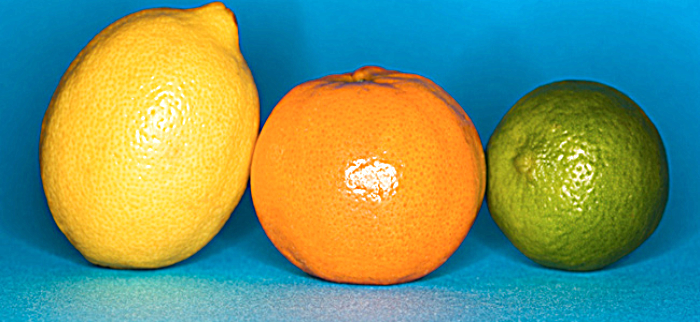
#> input picture Fruit_Segmentation/input/1 (2).png, 700 x 322 px
$ python TRy2_Copy.py
#> lines starting #> are read from the running program, lines starting #| are printed output that depends on the picture; after the words box and inside, x2 and y2 are one past the last pixel; in counts of white or black regions, pixels touching at a corner belong together
### Fruit_Segmentation/tt.py
import numpy as np
#import cv2
#from matplotlib import pyplot as plt
import cv2
from numpy import int8, uint8
#from pylab import array, plot, show, axis, arange, figure, uint8

def cow(im):
    # Edge preserving filter with two different flags.
    imout9 = cv2.edgePreservingFilter(im, flags=cv2.RECURS_FILTER);
    cv2.imwrite("Cow/edge-preserving-recursive-filter.jpg", imout9);

    imout8 = cv2.edgePreservingFilter(im, flags=cv2.NORMCONV_FILTER);
    cv2.imwrite("Cow/edge-preserving-normalized-convolution-filter.jpg", imout8);

    # Detail enhance filter
    imout7 = cv2.detailEnhance(im);
    cv2.imwrite("Cow/detail-enhance.jpg", imout7);

    # Pencil sketch filter
    imout_gray, imout = cv2.pencilSketch(im, sigma_s=60, sigma_r=0.07, shade_factor=0.05);
    cv2.imwrite("Cow/pencil-sketch.jpg", imout_gray);
    cv2.imwrite("Cow/pencil-sketch-color.jpg", imout);

    # Stylization filter
    cv2.stylization(im, imout);
    cv2.imwrite("Cow/stylization.jpg", imout);

    imout1 = cv2.edgePreservingFilter(im, flags=2, sigma_s=60, sigma_r=0.4)
    cv2.imwrite("Cow/edge-preserving-recursive-filter12.jpg", imout1);

    imout2 = cv2.detailEnhance(im, sigma_s=10, sigma_r=0.15)
    cv2.imwrite("Cow/detail-enhance12.jpg", imout2);

    dst_gray, dst_color = cv2.pencilSketch(im, sigma_s=60, sigma_r=0.07, shade_factor=0.05)
    cv2.imwrite("Cow/pencil-sketch12.jpg", dst_gray);
    cv2.imwrite("Cow/pencil-sketch-color12.jpg", dst_color);

    dst = cv2.stylization(im, sigma_s=60, sigma_r=0.07) # good
    #dst = cv2.stylization(im, sigma_s=60, sigma_r=0.07)
    cv2.imwrite("Cow/stylization12.jpg", dst);

    result= dst #good for overlapped/fruits
    #result = imout7 #good for Birds
    #result = imout2
    return result

# [80 lines left out: functions threshold, adjust_gamma, gammaCorrection, thinn, median, bright, not called in this run]

### Fruit_Segmentation/TRy2_Copy.py
import cv2
import numpy as np
import tt
import glob
import os

Mimg = cv2.imread('input/1 (2).png')
#> Mimg is the input picture: shape (322, 700, 3); mean B, G, R 111.4, 149.5, 117.1
# [9 lines of commented-out code are left out]

files = glob.glob('Test1/*')
for f in files:
    os.remove(f)

global Main

rows, cols,dim = Mimg.shape
#> rows = 322; cols = 700; dim = 3
if rows > 700 or cols > 500:
    Mimg = cv2.resize(Mimg, (700, 500))
#> Mimg: shape (500, 700, 3)
Main=Mimg
Mimg=tt.cow(Mimg)
#> in cow, `dst = cv2.stylization(im, sigma_s=60, sigma_r=0.07)`:
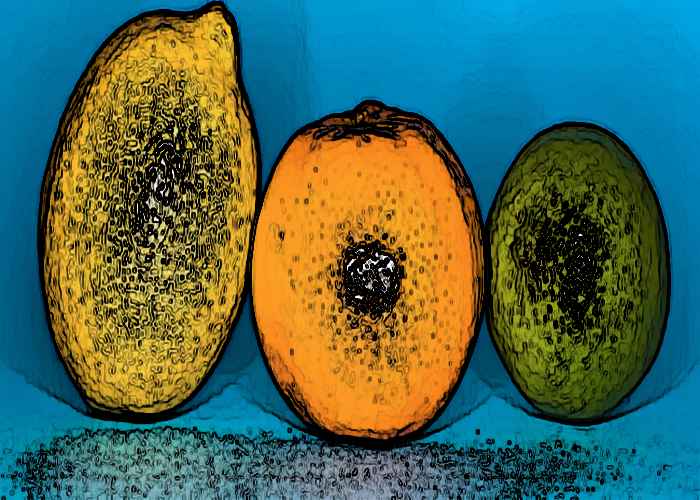
#> dst: shape (500, 700, 3); mean B, G, R 85.7, 104.7, 73.2

#gaussian_1 = cv2.GaussianBlur(Mimg, (3, 3), 10.0)
#Mimg = cv2.addWeighted(Mimg, 1.5, gaussian_1, -0.5, 0, Mimg)

gray1 = cv2.cvtColor(Mimg, cv2.COLOR_BGR2GRAY)
cv2.imshow('Gray Image', gray1)
cv2.imwrite('directory/Gray Image.jpg', gray1)

#gray_blur = cv2.medianBlur(gray1, 1)
gray_blur = cv2.GaussianBlur(gray1, (15, 15), 0)
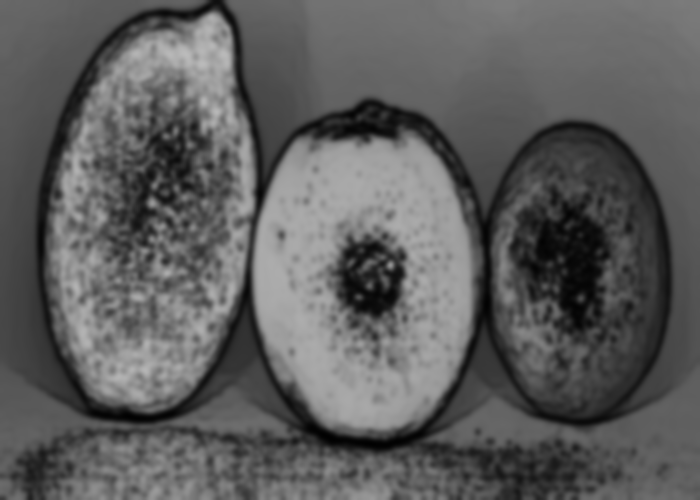
#> gray_blur: shape (500, 700); min 1, max 187, mean 93.1
cv2.imshow('GrayBlur Image', gray_blur)
cv2.imwrite('directory/GrayBlur Image.jpg', gray_blur)
thresh1 = cv2.adaptiveThreshold(gray_blur, 255, cv2.ADAPTIVE_THRESH_GAUSSIAN_C,cv2.THRESH_BINARY_INV, 11, 1)
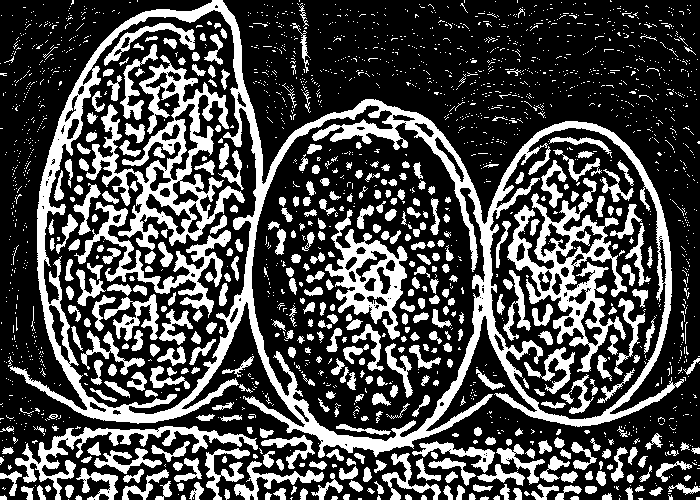
#> thresh1: shape (500, 700); 29.8% white; 2125 white regions (1707 under 20 px), largest, box (x1, y1, x2, y2) and area: (10, 0, 684, 458) 29080, (86, 55, 245, 250) 8397, (507, 178, 627, 372) 6720
#cv2.imshow('Thresh Image', thresh1)
cv2.imwrite('directory/Thresh Image.jpg', thresh1)
# [6 lines of commented-out code are left out]
_, thresh = cv2.threshold(thresh1, 150, 255, cv2.THRESH_BINARY_INV)
# threshold
cv2.imshow('Thresh Image 2', thresh)
cv2.imwrite('directory/Thresh Image2.jpg', thresh)
kernel1 = cv2.getStructuringElement(cv2.MORPH_CROSS, (3, 3))
dilated = cv2.dilate(thresh1, kernel1, iterations=1)  # dilate
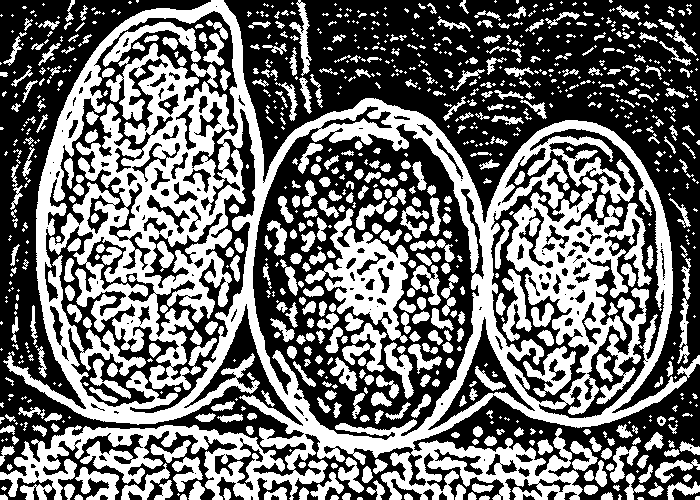
#> dilated: shape (500, 700); 43.9% white; 869 white regions (416 under 20 px)

cv2.imshow("d", dilated)
cv2.imwrite('directory/dilated.jpg',dilated)
#cv2.waitKey(0)

#img=dilated
img = cv2.imread("directory/dilated.jpg")
#> img: shape (500, 700, 3); min 0, max 255, mean 112.1
img4=np.ones(img.shape, dtype=np.uint8)*255

img14=np.ones(img.shape, dtype=np.uint8)*255

img6=Main
img9=np.ones(img.shape, dtype=np.uint8)*255


contours3, hier = cv2.findContours(dilated.copy(), cv2.RETR_TREE,cv2.CHAIN_APPROX_SIMPLE)
#> contours3 = 1324 contours, 830 with area under 20; largest, box (x1, y1, x2, y2) and area: (0, 0, 700, 500) 210228, (252, 123, 485, 441) 54740, (44, 10, 256, 414) 28498, (490, 128, 665, 419) 23036, (305, 208, 409, 343) 5384
contours3 = sorted(contours3, key = cv2.contourArea, reverse = True)#[:15] # get largest five contour area
cc = contours3[1][1]
#> cc = [[402, 123]]
idx = 0
idx1 = 0
for cnt3 in contours3:
    # calculate epsilon base on contour's perimeter
    # contour's perimeter is returned by cv2.arcLength
    cv2.drawContours(img9, [cnt3], -1, (0, 0, 255))
    epsilon3 = 0.01 * cv2.arcLength(cnt3, True)

    # get approx polygons
    approx3 = cv2.approxPolyDP(cnt3, epsilon3, True)

    # hull is convex shape as a polygon
    hull = cv2.convexHull(cnt3)
    if len(cnt3) > 15:
        cv2.drawContours(img4, [hull], -1, (0, 0, 255))
        x, y, w, h = cv2.boundingRect(hull)
        #if w > 10 and h > 10:
        #------#-------print("%d %d  %d %d" % (x, y, w,h))
        idx += 1
        new_img = Main[y:y + h, x:x + w]
        cv2.imwrite('Test1/' + str(idx) + '.jpg', new_img)

    if len(cnt3) > 145:
        cv2.drawContours(img14, [hull], -1, (0, 0, 255))
        x, y, w, h = cv2.boundingRect(hull)
#> this loop made 1324 passes
#> (epsilon3, x, y, w, h) on passes 1 to 12: (76.64, 0, 0, 700, 500), (16.28, 252, 123, 233, 318), (66.19, 44, 10, 212, 404), (45.56, 490, 128, 175, 291), (7.89, 305, 208, 104, 135), (3.91, 427, 316, 109, 115), (4.36, 144, 212, 80, 77), (4.21, 86, 236, 70, 67), (5.95, 596, 288, 53, 116), (2.82, 523, 346, 53, 51), (3.09, 103, 22, 98, 45), (3.04, 502, 269, 30, 73)
#> epsilon3 on pass 100: 0.609
#> pass 3, `new_img = Main[y:y + h, x:x + w]`:
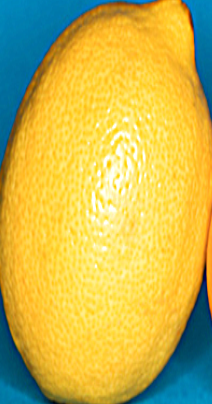
#> new_img: shape (404, 212, 3); mean B, G, R 81.4, 182.9, 201.5
#> after the loop:
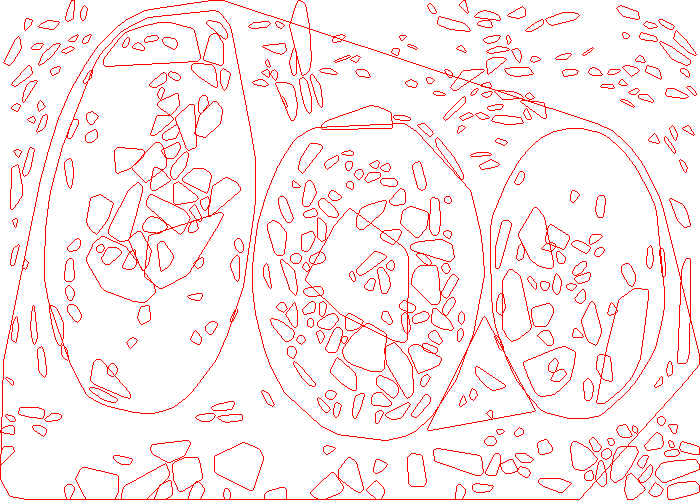
#> img4: shape (500, 700, 3); mean B, G, R 238.8, 238.8, 255
#> after the loop:
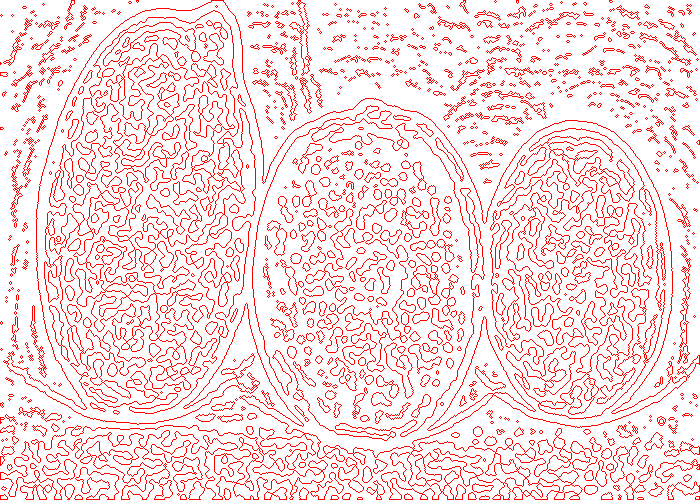
#> img9: shape (500, 700, 3); mean B, G, R 221, 221, 255
#> after the loop, idx = 371
        # # if w > 10 and h > 10:
        # # ------#-------print("%d %d  %d %d" % (x, y, w,h))
        # idx += 1
        # new_img = Main[y:y + h, x:x + w]
        # cv2.imwrite('Test1/' + str(idx) + '.jpg', new_img)

cv2.imshow('contours2', img4)
cv2.imshow('contours22', img14)
cv2.imwrite('directory/contour.jpg', img4)
cv2.imshow('kiti', img9)
cv2.imwrite('directory/kiti.jpg', img9)
cv2.imshow('Main',Main)
#cv2.imshow('dsdda',image)

cv2.waitKey(0)


cv2.destroyAllWindows()


cv2.waitKey(0)

$ run again, with Fruit_Segmentation/input/green-apples.jpg saved as Fruit_Segmentation/input/1 (2).png
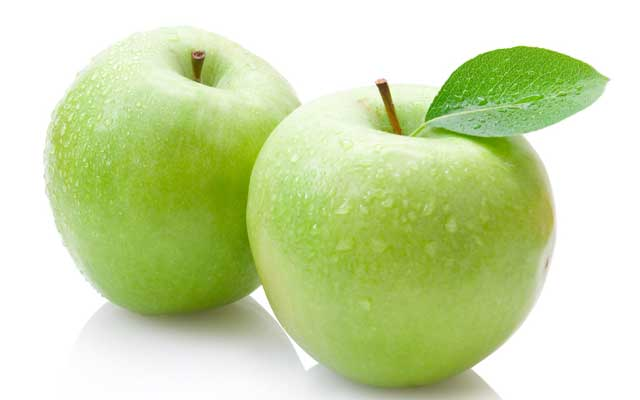
#> input picture Fruit_Segmentation/input/green-apples.jpg, 640 x 400 px
#> Mimg is the input picture: shape (400, 640, 3); mean B, G, R 168.3, 219.3, 203.5
#> Mimg: shape (500, 700, 3)
#> `thresh1 = cv2.adaptiveThreshold(gray_blur, 255, cv2.ADAPTIVE_THRESH_GA..`:
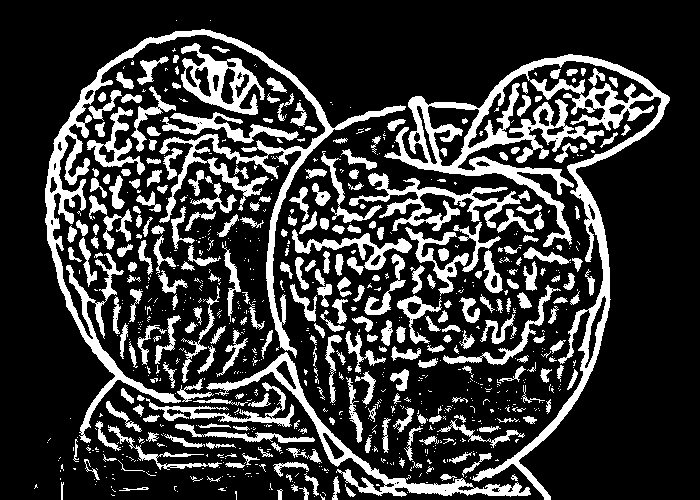
#> thresh1: shape (500, 700); 22.1% white; 827 white regions (540 under 20 px), largest, box (x1, y1, x2, y2) and area: (384, 54, 670, 500) 15333, (45, 29, 406, 443) 12196, (206, 352, 531, 497) 3857
#> dilated: shape (500, 700); 32.3% white; 287 white regions (95 under 20 px)
#> contours3 = 505 contours, 264 with area under 20; largest, box (x1, y1, x2, y2) and area: (44, 28, 671, 500) 115806, (53, 35, 325, 394) 54586, (348, 172, 545, 354) 10182, (458, 97, 661, 191) 3593, (171, 42, 281, 116) 3578
#> cc = [[195, 35]]
#> the loop `for cnt3 in contours3: # calculate epsilon base on contour's perimeter..` made 505 passes
#> (epsilon3, x, y, w, h) on passes 1 to 8: (60.36, 44, 28, 627, 472), (55.8, 53, 35, 272, 359), (23.38, 348, 172, 197, 182), (10.85, 458, 97, 203, 94), (5.29, 171, 42, 110, 74), (10.48, 94, 420, 167, 51), (5.23, 291, 210, 122, 66), (5.11, 86, 106, 60, 104)
#> after the loop `for cnt3 in contours3:`:
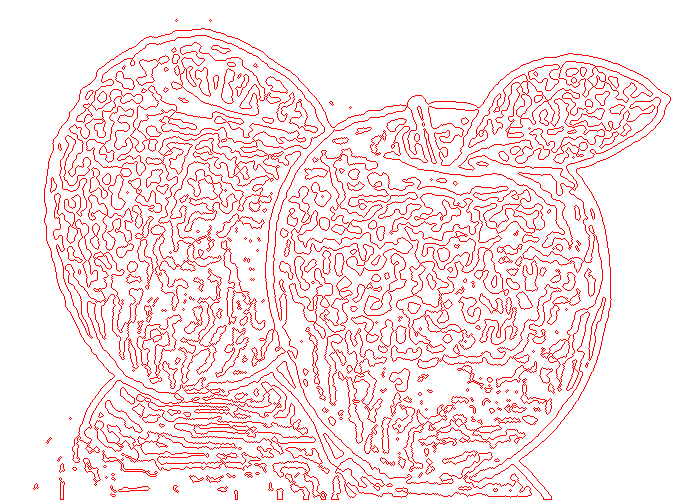
#> img9: shape (500, 700, 3); mean B, G, R 230.9, 230.9, 255
#> after the loop `for cnt3 in contours3:`: idx = 180

$ run again, with Fruit_Segmentation/input/healthy-food.jpg saved as Fruit_Segmentation/input/1 (2).png
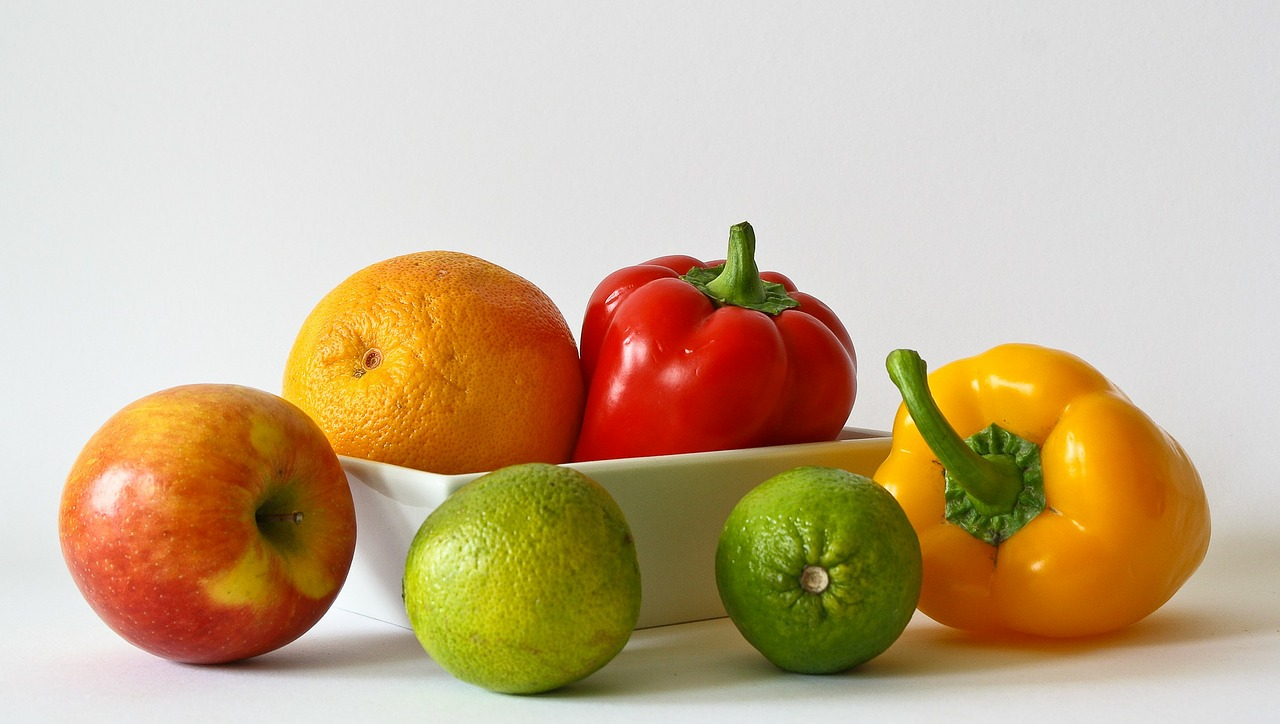
#> input picture Fruit_Segmentation/input/healthy-food.jpg, 1280 x 724 px
#> Mimg is the input picture: shape (724, 1280, 3); mean B, G, R 143.8, 176, 199
#> Mimg: shape (500, 700, 3)
#> `thresh1 = cv2.adaptiveThreshold(gray_blur, 255, cv2.ADAPTIVE_THRESH_GA..`:
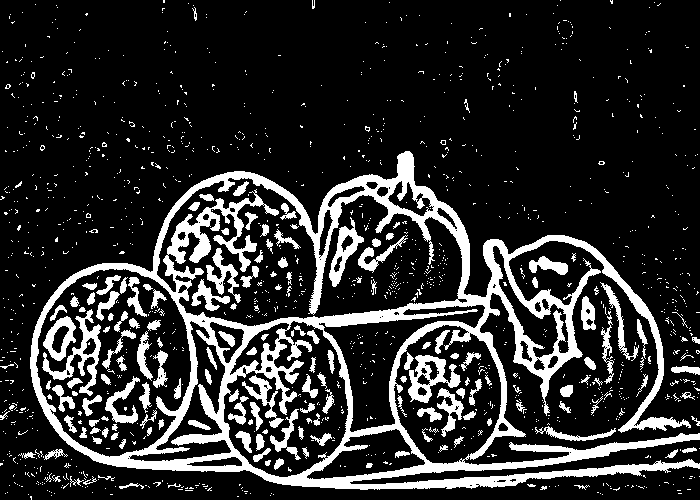
#> thresh1: shape (500, 700); 17.8% white; 1358 white regions (1189 under 20 px), largest, box (x1, y1, x2, y2) and area: (30, 151, 700, 490) 38992, (42, 309, 101, 396) 1263, (408, 355, 461, 403) 1085
#> dilated: shape (500, 700); 26.2% white; 726 white regions (498 under 20 px)
#> contours3 = 981 contours, 758 with area under 20; largest, box (x1, y1, x2, y2) and area: (29, 150, 700, 491) 136556, (36, 269, 191, 457) 17040, (157, 178, 317, 326) 13192, (314, 195, 462, 318) 10808, (224, 328, 348, 477) 9102
#> cc = [[109, 269]]
#> the loop `for cnt3 in contours3: # calculate epsilon base on contour's perimeter..` made 981 passes
#> (epsilon3, x, y, w, h) on passes 1 to 8: (44.64, 29, 150, 671, 341), (19.38, 36, 269, 155, 188), (17.85, 157, 178, 160, 148), (9.51, 314, 195, 148, 123), (13.33, 224, 328, 124, 149), (9.23, 395, 325, 106, 139), (5.48, 324, 305, 161, 127), (3.07, 509, 241, 95, 60)
#> after the loop `for cnt3 in contours3:`:
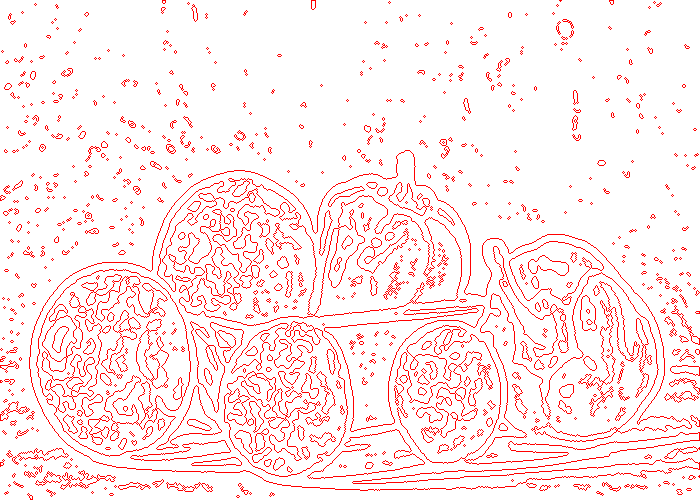
#> img9: shape (500, 700, 3); mean B, G, R 235.2, 235.2, 255
#> after the loop `for cnt3 in contours3:`: idx = 169
